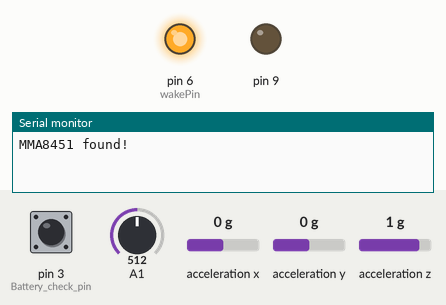
This sketch was run on a simulated Arduino Uno, built with avr-gcc and run on an emulated ATmega328P. Parts: output pins drawn as LEDs (lit = HIGH), the last lines printed to the serial monitor. Dashed ring = blinking. Inputs (shaded band) come from the test bench; at power-on: pin 3 (Battery_check_pin) HIGH, A1 = 512, acceleration x 0 g, acceleration y 0 g, acceleration z 1 g.

Above: at 1.2 s.
1.3 s: pin 3 (Battery_check_pin) pulled LOW for 1 s
At 2.6 s:
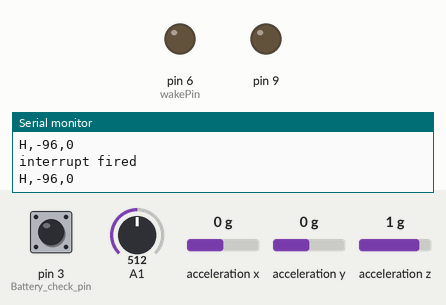
4.3 s: pin 3 (Battery_check_pin) pulled LOW for 3.2 s
At 4.66 s:
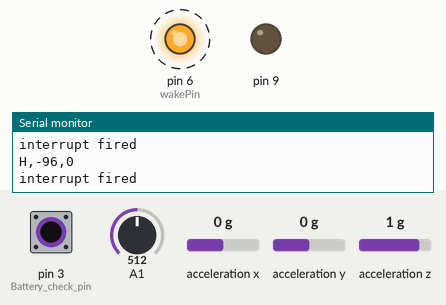
Timing chart, 0 to 9.0 s (numbered marks = the images above; inputs shaded):
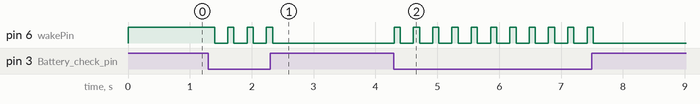

The sketch:

BodyArmour_Sensor_Final-25-3-20.ino
```cpp
#include <avr/sleep.h>
#include <SoftwareSerial.h>
#include <Wire.h>
#include <Adafruit_MMA8451.h>
#include <Adafruit_Sensor.h>
#include "Bat_level.h"

const int rxPin = 10, txPin = 11;//Software Serial RX and TX pins 10 and 11

SoftwareSerial mySerial(rxPin,txPin);//Set RX and TX pins for software Serial.
Adafruit_MMA8451 mma = Adafruit_MMA8451();//Create MMA8451 Object
Bat_level bat(A1);//Create battery read object


const int Battery_check_pin = 3, wakePin = 6;

bool State = false, Battery = false;
float x =0, y = 0, z = 0;


void setup() {
  // put your setup code here, to run once:
  Serial.begin(9600);
  mySerial.begin(9600);

  bat.setup_Bat();


  pinMode(9,OUTPUT);
  digitalWrite(9,LOW);


  pinMode(wakePin,OUTPUT);//wake
  pinMode(Battery_check_pin,INPUT_PULLUP);//recieve

  digitalWrite(wakePin,HIGH);

 if (! mma.begin()) {
    Serial.println("Couldnt start");
    while (1);
  }
  Serial.println("MMA8451 found!");

  mma.setRange(MMA8451_RANGE_8_G);

  attachInterrupt(1,Battery_Check,LOW);//Interrupt for when ESP wakes the arduino to check its battery level.


}

void loop() {
  // put your main code here, to run repeatedly:

  sensors_event_t event;//Create sensor event variable
  mma.getEvent(&event);//pass event variable into MMA82451 object

  x = sqrt((event.acceleration.x)*(event.acceleration.x));
  y = sqrt((event.acceleration.y)*(event.acceleration.y));
  z = sqrt((event.acceleration.z)*(event.acceleration.z));

  if( x>45 || y>45 || z>45)
  {
    digitalWrite(9,HIGH);
    delay(500);
    digitalWrite(9,LOW);
    State = true;
  }

  /* Display the results (acceleration is measured in m/s^2)
  Serial.print("X: \t"); Serial.print(x); Serial.print("\t");
  Serial.print("Y: \t"); Serial.print(y); Serial.print("\t");
  Serial.print("Z: \t"); Serial.print(z); Serial.print("\t");
  Serial.println("m/s^2 ");*/


  if(x>45 || y>45 || z>45 || Battery)//If Sensor is detected to have been triggered or the battery level needs to be sent to the server
  {

    digitalWrite(wakePin,HIGH);
    delay(100);
    digitalWrite(wakePin,LOW);

    delay(180);//This delay allows the ESP time to wake. If this delay is below 170 milliseconds
                //the ESP will not recieve the information sent by the arduino and becomes stuck in a loop.

    mySerial.println("H,"+String(bat.read_Bat_level())+","+String(State));

    Serial.println("H,"+String(bat.read_Bat_level())+","+String(State));

    digitalWrite(5,HIGH);


    Battery = false;

    attachInterrupt(1,Battery_Check,LOW);//Interrupt for when ESP wakes the arduino to check its battery level.


  }

}
void Battery_Check()
{
  Serial.println("interrupt fired");//Indicates that the Interrupt was triggered.
  Battery = true;
  detachInterrupt(1);

}
```

Bat_level.cpp
```cpp
#include "Arduino.h"
#include "Bat_level.h"


Bat_level::Bat_level(int pin)
{
  readPin = pin;
}
int Bat_level::read_Bat_level()
{

  float Bat = analogRead(readPin);//Read Analogue input of battery voltage level
  delay(10);

  Bat = map(Bat,0,1023,0,6600);//map read value from between 0 and 1023 to between 0 and 6600, when fully charged the battery level is 6.6v.

  Bat = (Bat/1000.0);//The map function only returns integer values. so to get decimal values the voltage is mapped between 0 and 6600 then divided by 1000

  Battery = ((Bat-5)/1.6)*100.0;//Get voltage level as a persentage

  return Battery + 10;//return battery level
}
void Bat_level::setup_Bat()
{
  analogReference(EXTERNAL);//Use external reference of 3.3v
}
```

Bat_level.h
```cpp
#ifndef Bat_level_h
#define Bat_level_h

#include "Arduino.h"


class Bat_level
{
  public:

  Bat_level(int);//constructor, takes analogue pin as an argument
  void setup_Bat();//Sets up battery read
  int read_Bat_level();//Reads battery level


  private:

  float Battery = 0;
  int readPin;

};

#endif
```

Measured:
- after the input at 1.3 s, pin 6 (wakePin): alternates HIGH for 0.10 s and LOW for 0.21 s, 7 changes in all, then stays LOW, starting after 0.10 s
- after the input at 4.3 s, pin 6 (wakePin): alternates HIGH for 0.10 s and LOW for 0.21 s, 22 changes in all, then stays LOW, starting at once
